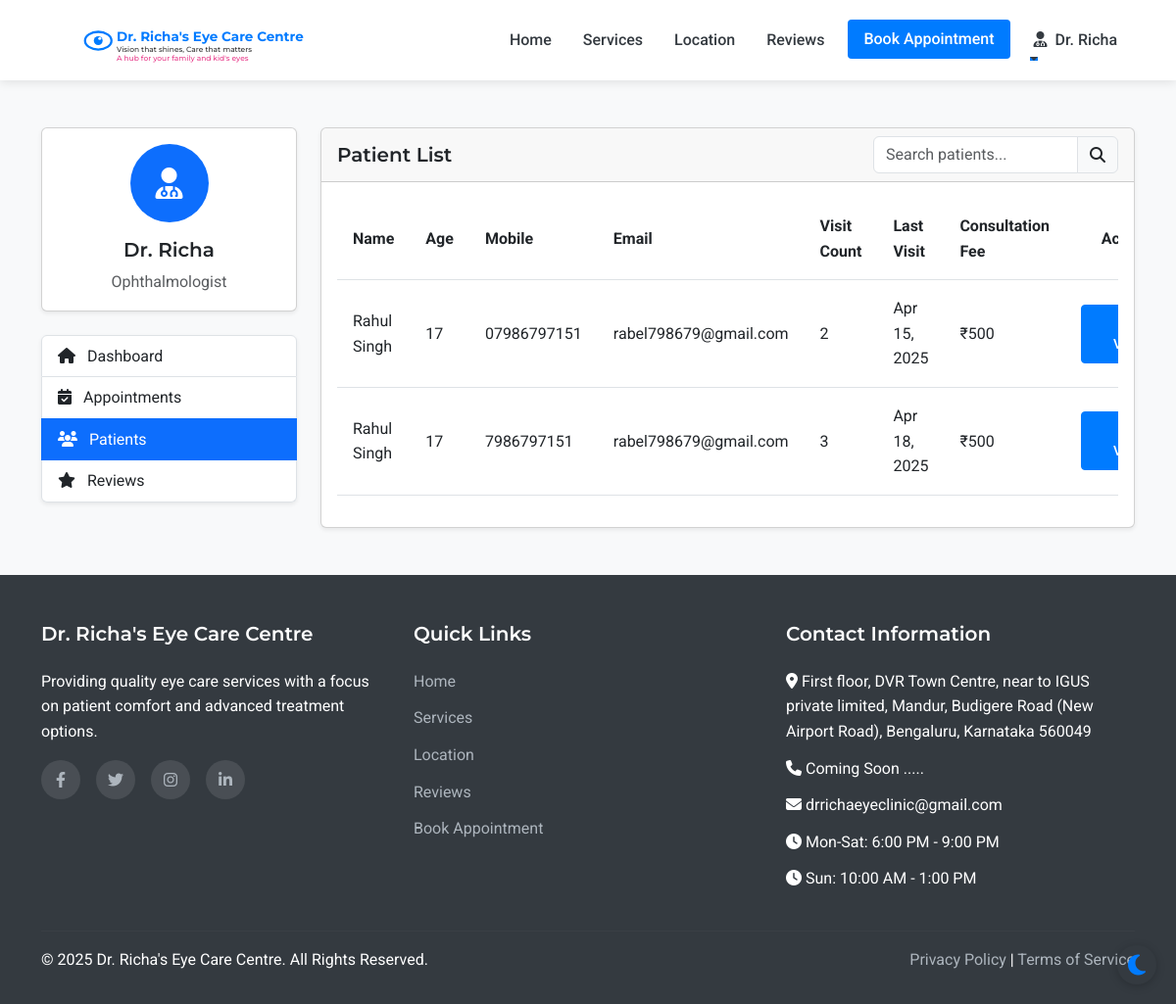
Screenshot of /admin/patients (signed in) with the database file from the repository.
### models.py (models this page shows, shortened)
class Patient(UserMixin, db.Model):
    id = db.Column(db.Integer, primary_key=True)
    full_name = db.Column(db.String(100), nullable=False)
    mobile_number = db.Column(db.String(15), nullable=False)
    email = db.Column(db.String(100), nullable=True)
    age = db.Column(db.Integer, nullable=False)
    password_hash = db.Column(db.String(256), nullable=True)
    is_registered = db.Column(db.Boolean, default=False)
    created_at = db.Column(db.DateTime, nullable=False, default=datetime.utcnow)
    appointments = db.relationship('Appointment', backref='patient', lazy=True)

class Appointment(db.Model):
    id = db.Column(db.Integer, primary_key=True)
    patient_id = db.Column(db.Integer, db.ForeignKey('patient.id'), nullable=False)
    appointment_date = db.Column(db.Date, nullable=False)
    appointment_time = db.Column(db.Time, nullable=False)
    primary_issue = db.Column(db.Text, nullable=True)
    referral_info = db.Column(db.String(255), nullable=True)
    status = db.Column(db.String(20), default='scheduled')  # scheduled, completed, cancelled
    created_at = db.Column(db.DateTime, default=datetime.utcnow)
    consultation_fee = db.Column(db.Float, nullable=False, default=500.0)
    payment_status = db.Column(db.String(20), default='pending')  # pending, paid

### routes.py (the view)
@app.route('/admin/patients')
@login_required
def admin_patients():
    if not (isinstance(current_user, Admin) or isinstance(current_user, Doctor) or isinstance(current_user, Assistant)):
        flash('Access denied. Staff privileges required.', 'danger')
        return redirect(url_for('index'))
    patients = Patient.query.order_by(Patient.full_name).all()
    return render_template('admin/patients.html', patients=patients)

### app.py (called while the page is built)
@login_manager.user_loader
def load_user(user_id):
    from models import Doctor, Assistant, Admin, Patient
    try:
        if user_id.startswith('doctor_'):
            return Doctor.query.get(int(user_id.split('_')[1]))
        elif user_id.startswith('assistant_'):
            return Assistant.query.get(int(user_id.split('_')[1]))
        elif user_id.startswith('admin_'):
            return Admin.query.get(int(user_id.split('_')[1]))
        else:
            return Patient.query.get(int(user_id))
    except (ValueError, AttributeError):
        return None

### routes.py (called while the page is built)
@app.context_processor
def inject_now():
    return {'now': datetime.now()}

### templates/admin/patients.html (shortened to what this page needs)
{% extends 'layout.html' %}
{% block content %}
<section class="py-5 bg-light">
    <div class="container">
        <div class="row">
            <div class="col-lg-3 mb-4">
                <div class="card shadow-sm mb-4">
                    <div class="card-body text-center">
                        <div class="avatar-circle bg-primary text-white mb-3">
                            <i class="fas fa-user-md fa-2x"></i>
                        </div>
                        <h5 class="card-title">Dr. Richa</h5>
                        <p class="card-text text-muted">Ophthalmologist</p>
                    </div>
                </div>
                <div class="list-group shadow-sm">
                    <a href="{{ url_for('admin_dashboard') }}" class="list-group-item list-group-item-action">
                        <i class="fas fa-home me-2"></i> Dashboard
                    </a>
                    <a href="{{ url_for('admin_appointments') }}" class="list-group-item list-group-item-action">
                        <i class="fas fa-calendar-check me-2"></i> Appointments
                    </a>
                    <a href="{{ url_for('admin_patients') }}" class="list-group-item list-group-item-action active">
                        <i class="fas fa-users me-2"></i> Patients
                    </a>
                    <a href="{{ url_for('admin_reviews') }}" class="list-group-item list-group-item-action">
                        <i class="fas fa-star me-2"></i> Reviews
                    </a>
                </div>
            </div>
            <div class="col-lg-9">
                <div class="card shadow-sm">
                    <div class="card-header d-flex justify-content-between align-items-center">
                        <h5 class="mb-0">Patient List</h5>
                        <div class="input-group" style="width: 250px;">
                            <input type="text" class="form-control" id="patientSearch" placeholder="Search patients...">
                            <span class="input-group-text"><i class="fas fa-search"></i></span>
                        </div>
                    </div>
                    <div class="card-body">
                        <div class="table-responsive">
                            <table class="table table-hover" id="patientsTable">
                                <thead>
                                    <tr>
                                        <th>Name</th>
                                        <th>Age</th>
                                        <th>Mobile</th>
                                        <th>Email</th>
                                        <th>Visit Count</th>
                                        <th>Last Visit</th>
                                        <th>Consultation Fee</th>
                                        <th class="text-center">Actions</th>
                                    </tr>
                                </thead>
                                <tbody>
                                    {% for patient in patients %}
                                        <tr>
                                            <td>{{ patient.full_name }}</td>
                                            <td>{{ patient.age }}</td>
                                            <td>{{ patient.mobile_number }}</td>
                                            <td>{{ patient.email }}</td>
                                            <td>{{ patient.appointments|length }}</td>
                                            <td>
                                                {% if patient.appointments %}
                                                    {% set last_appointment = patient.appointments|sort(attribute='appointment_date', reverse=True)|first %}
                                                    {{ last_appointment.appointment_date.strftime('%b %d, %Y') }}
                                                {% else %}
                                                    {{ patient.created_at.strftime('%b %d, %Y') }}
                                                {% endif %}
                                            </td>
                                            <td>₹500</td>
                                            <td>
                                                <a href="{{ url_for('admin_patient_view', patient_id=patient.id) }}" class="btn btn-sm btn-primary">
                                                </a>
                                            </td>
                                        </tr>
                                    {% endfor %}
                                </tbody>
                            </table>
                        </div>
                    </div>
                </div>
            </div>
        </div>
    </div>
</section>
{% endblock %}

### templates/layout.html (shortened to what this page needs)
<!DOCTYPE html>
<html lang="en">
<head>
    <link href="https://cdn.jsdelivr.net/npm/bootstrap@5.3.0-alpha1/dist/css/bootstrap.min.css" rel="stylesheet">
    <link rel="stylesheet" href="https://cdn.jsdelivr.net/npm/flatpickr/dist/flatpickr.min.css">
    <link rel="stylesheet" href="https://cdnjs.cloudflare.com/ajax/libs/font-awesome/6.1.1/css/all.min.css">
    <link rel="stylesheet" href="{{ url_for('static', filename='css/style.css') }}">
</head>
<body>
    <nav class="navbar navbar-expand-lg sticky-top">
        <div class="container">
            <a class="navbar-brand" href="{{ url_for('index') }}" id="clinic-logo">
                <div id="interactive-logo-container" style="height: 60px;"></div>
            </a>
            <div class="collapse navbar-collapse" id="navbarNav">
                <ul class="navbar-nav ms-auto">
                    <li class="nav-item">
                        <a class="nav-link {% if request.path == url_for('index') %}active{% endif %}" href="{{ url_for('index') }}">Home</a>
                    </li>
                    <li class="nav-item">
                        <a class="nav-link {% if request.path == url_for('services') %}active{% endif %}" href="{{ url_for('services') }}">Services</a>
                    </li>
                    <li class="nav-item">
                        <a class="nav-link {% if request.path == url_for('location') %}active{% endif %}" href="{{ url_for('location') }}">Location</a>
                    </li>
                    <li class="nav-item">
                        <a class="nav-link {% if request.path == url_for('reviews') %}active{% endif %}" href="{{ url_for('reviews') }}">Reviews</a>
                    </li>
                    <li class="nav-item">
                        <a class="nav-link btn btn-primary text-white px-3 ms-lg-2" href="{{ url_for('appointment') }}">Book Appointment</a>
                    </li>
                    {% if current_user.is_authenticated %}
                        {% if current_user.__class__.__name__ == 'Patient' %}
                            <li class="nav-item dropdown">
                                <a class="nav-link dropdown-toggle" href="#" id="navbarDropdown" role="button" data-bs-toggle="dropdown" aria-expanded="false">
                                    <i class="fas fa-user me-1"></i> {{ current_user.full_name }}
                                </a>
                                <ul class="dropdown-menu dropdown-menu-end" aria-labelledby="navbarDropdown">
                                    <li><a class="dropdown-item" href="{{ url_for('patient_dashboard') }}">Dashboard</a></li>
                                    <li><a class="dropdown-item" href="{{ url_for('patient_appointments') }}">My Appointments</a></li>
                                    <li><a class="dropdown-item" href="{{ url_for('patient_medical_records') }}">Medical Records</a></li>
                                    <li><hr class="dropdown-divider"></li>
                                    <li><a class="dropdown-item" href="{{ url_for('patient_logout') }}">Logout</a></li>
                                </ul>
                            </li>
                        {% else %}
                            <li class="nav-item dropdown">
                                <a class="nav-link dropdown-toggle" href="#" id="navbarDropdown" role="button" data-bs-toggle="dropdown" aria-expanded="false">
                                    <i class="fas fa-user-md me-1"></i> Dr. Richa
                                </a>
                            </li>
                        {% endif %}
                    {% endif %}
                </ul>
            </div>
        </div>
    </nav>
    <main>
        {% block content %}{% endblock %}
    </main>
    <footer>
        <div class="container">
            <div class="row">
                <div class="col-md-4 mb-4 mb-md-0">
                    <h5>Dr. Richa's Eye Care Centre</h5>
                    <p class="mb-3">Providing quality eye care services with a focus on patient comfort and advanced treatment options.</p>
                    <div class="social-icons">
                        <a href="#" aria-label="Facebook"><i class="fab fa-facebook-f"></i></a>
                        <a href="#" aria-label="Twitter"><i class="fab fa-twitter"></i></a>
                        <a href="#" aria-label="Instagram"><i class="fab fa-instagram"></i></a>
                        <a href="#" aria-label="LinkedIn"><i class="fab fa-linkedin-in"></i></a>
                    </div>
                </div>
                <div class="col-md-4 mb-4 mb-md-0">
                    <h5>Quick Links</h5>
                    <ul>
                        <li><a href="{{ url_for('index') }}">Home</a></li>
                        <li><a href="{{ url_for('services') }}">Services</a></li>
                        <li><a href="{{ url_for('location') }}">Location</a></li>
                        <li><a href="{{ url_for('reviews') }}">Reviews</a></li>
                        <li><a href="{{ url_for('appointment') }}">Book Appointment</a></li>
                    </ul>
                </div>
                <div class="col-md-4">
                    <h5>Contact Information</h5>
                    <ul>
                        <li><i class="fas fa-map-marker-alt"></i> First floor, DVR Town Centre, near to IGUS private limited, Mandur, Budigere Road (New Airport Road), Bengaluru, Karnataka 560049</li>
                        <li><i class="fas fa-phone"></i> Coming Soon .....</li>
                        <li><i class="fas fa-envelope"></i> drrichaeyeclinic@gmail.com</li>
                        <li><i class="fas fa-clock"></i> Mon-Sat: 6:00 PM - 9:00 PM</li>
                        <li><i class="fas fa-clock"></i> Sun: 10:00 AM - 1:00 PM</li>
                    </ul>
                </div>
            </div>
            <hr class="mt-4 mb-3" style="border-color: rgba(255,255,255,0.1);">
            <div class="row">
                <div class="col-md-6">
                    <p class="mb-md-0">&copy; {{ now.year }} Dr. Richa's Eye Care Centre. All Rights Reserved.</p>
                </div>
                <div class="col-md-6 text-md-end">
                    <p class="mb-0">
                        <a href="#">Privacy Policy</a> |
                        <a href="#">Terms of Service</a>
                    </p>
                </div>
            </div>
        </div>
    </footer>
</body>
</html>

### static/css/style.css (style rules this page uses)
:root { --primary-color: #007bff; --secondary-color: #6c757d; --accent-color: #17a2b8; --light-color: #f8f9fa; --dark-color: #343a40; --success-color: #28a745; --warning-color: #ffc107; --danger-color: #dc3545; --white: #ffffff; --light-blue: #e6f2ff; --transition: all 0.3s ease; --bg-color: #ffffff; --text-color: #343a40; --card-bg: #ffffff; --border-color: #dee2e6; --footer-bg: #343a40; --footer-text: #ffffff; --hero-overlay: rgba(0, 123, 255, 0.85); }
body { font-family: 'Roboto', sans-serif; color: var(--text-color, var(--dark-color)); line-height: 1.6; background-color: var(--bg-color, var(--white)); transition: background-color 0.3s ease, color 0.3s ease; }
h1, h2, h3, h4, h5, h6 { font-family: 'Montserrat', sans-serif; font-weight: 600; }
.navbar { box-shadow: 0 2px 4px rgba(0, 0, 0, 0.1); padding: 1rem 2rem; background-color: var(--card-bg, var(--white)); transition: background-color 0.3s ease; }
.navbar-brand { font-weight: 700; color: var(--primary-color); font-size: 1.5rem; }
#interactive-logo-container { width: 300px; height: 40px !important; cursor: pointer; display: flex; align-items: center; justify-content: flex-start; transition: var(--transition); margin-right: 20px; }
.navbar { transition: transform 0.4s ease-in-out; box-shadow: 0 2px 10px rgba(0, 0, 0, 0.1); }
.nav-link { color: var(--dark-color); font-weight: 500; margin: 0 0.5rem; position: relative; transition: var(--transition); }
.nav-link::after { content: ''; position: absolute; width: 0; height:1.5px; bottom: 0; left: 0; background-color: var(--primary-color); transition: var(--transition); }
.table td, .table th { padding: 1rem; vertical-align: middle; }
.btn-primary { background-color: var(--primary-color); border-color: var(--primary-color); padding: 0.5rem 2rem; font-weight: 500; border-radius: 4px; transition: var(--transition); }
footer { background-color: var(--dark-color); color: var(--white); padding: 3rem 0 2rem; }
footer h5 { font-weight: 600; margin-bottom: 1.5rem; }
footer ul { list-style: none; padding-left: 0; }
footer ul li { margin-bottom: 0.75rem; }
footer a { color: #adb5bd; text-decoration: none; transition: var(--transition); }
.social-icons { display: flex; gap: 1rem; }
.social-icons a { display: flex; align-items: center; justify-content: center; width: 40px; height: 40px; border-radius: 50%; background-color: rgba(255, 255, 255, 0.1); transition: var(--transition); }

### templates/admin/patients.html (style rules this page uses)
.avatar-circle { width: 80px; height: 80px; border-radius: 50%; display: flex; align-items: center; justify-content: center; margin: 0 auto; }

### rows the page displays
Patient: full_name "Rahul Singh", age "17", mobile_number "07986797151", email "rabel798679@gmail.com", appointments|length "2"
Appointment: appointment_date "Apr 15, 2025"
Patient: full_name "Rahul Singh", age "17", mobile_number "7986797151", email "rabel798679@gmail.com", appointments|length "3"
Appointment: appointment_date "Apr 18, 2025"
